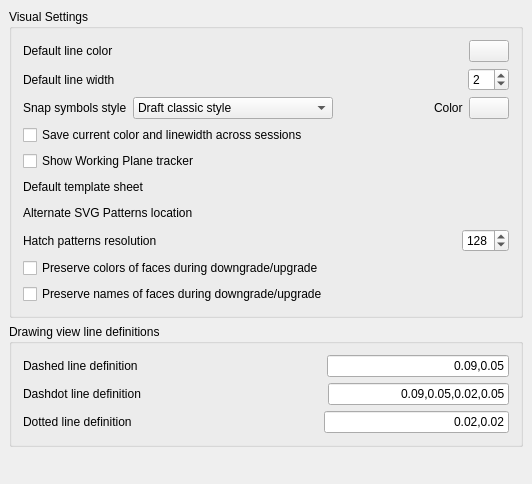
<?xml version="1.0" encoding="UTF-8"?>
<ui version="4.0">
 <class>Gui::Dialog::DlgSettingsDraft</class>
 <widget class="QWidget" name="Gui::Dialog::DlgSettingsDraft">
  <property name="geometry">
   <rect>
    <x>0</x>
    <y>0</y>
    <width>532</width>
    <height>484</height>
   </rect>
  </property>
  <property name="windowTitle">
   <string>Visual settings</string>
  </property>
  <layout class="QVBoxLayout">
   <property name="spacing">
    <number>6</number>
   </property>
   <property name="margin">
    <number>9</number>
   </property>
   <item>
    <widget class="QGroupBox" name="groupBox">
     <property name="title">
      <string>Visual Settings</string>
     </property>
     <layout class="QVBoxLayout" name="verticalLayout_2">
      <item>
       <layout class="QHBoxLayout" name="horizontalLayout_2">
        <item>
         <widget class="QLabel" name="label_2">
          <property name="text">
           <string>Default line color</string>
          </property>
         </widget>
        </item>
        <item>
         <spacer name="horizontalSpacer">
          <property name="orientation">
           <enum>Qt::Horizontal</enum>
          </property>
          <property name="sizeHint" stdset="0">
           <size>
            <width>40</width>
            <height>20</height>
           </size>
          </property>
         </spacer>
        </item>
        <item>
         <widget class="Gui::PrefColorButton" name="gui::prefcolorbutton">
          <property name="toolTip">
           <string>The default color for new objects</string>
          </property>
          <property name="color">
           <color>
            <red>0</red>
            <green>0</green>
            <blue>0</blue>
           </color>
          </property>
          <property name="prefEntry" stdset="0">
           <cstring>color</cstring>
          </property>
          <property name="prefPath" stdset="0">
           <cstring>Mod/Draft</cstring>
          </property>
         </widget>
        </item>
       </layout>
      </item>
      <item>
       <layout class="QHBoxLayout" name="horizontalLayout_7">
        <item>
         <widget class="QLabel" name="label_3">
          <property name="text">
           <string>Default line width</string>
          </property>
         </widget>
        </item>
        <item>
         <spacer name="horizontalSpacer_2">
          <property name="orientation">
           <enum>Qt::Horizontal</enum>
          </property>
          <property name="sizeHint" stdset="0">
           <size>
            <width>40</width>
            <height>20</height>
           </size>
          </property>
         </spacer>
        </item>
        <item>
         <widget class="Gui::PrefSpinBox" name="gui::prefspinbox">
          <property name="toolTip">
           <string>The default linewidth for new objects</string>
          </property>
          <property name="value">
           <number>2</number>
          </property>
          <property name="prefEntry" stdset="0">
           <cstring>linewidth</cstring>
          </property>
          <property name="prefPath" stdset="0">
           <cstring>Mod/Draft</cstring>
          </property>
         </widget>
        </item>
       </layout>
      </item>
      <item>
       <layout class="QHBoxLayout" name="horizontalLayout_3">
        <item>
         <widget class="QLabel" name="label_4">
          <property name="text">
           <string>Snap symbols style</string>
          </property>
         </widget>
        </item>
        <item>
         <widget class="Gui::PrefComboBox" name="gui::prefcombobox_2">
          <property name="minimumSize">
           <size>
            <width>200</width>
            <height>0</height>
           </size>
          </property>
          <property name="prefEntry" stdset="0">
           <cstring>snapStyle</cstring>
          </property>
          <property name="prefPath" stdset="0">
           <cstring>Mod/Draft</cstring>
          </property>
          <item>
           <property name="text">
            <string>Draft classic style</string>
           </property>
          </item>
          <item>
           <property name="text">
            <string>Bitsnpieces style</string>
           </property>
          </item>
         </widget>
        </item>
        <item>
         <spacer name="horizontalSpacer_4">
          <property name="orientation">
           <enum>Qt::Horizontal</enum>
          </property>
          <property name="sizeHint" stdset="0">
           <size>
            <width>40</width>
            <height>20</height>
           </size>
          </property>
         </spacer>
        </item>
        <item>
         <widget class="QLabel" name="label_8">
          <property name="text">
           <string>Color</string>
          </property>
         </widget>
        </item>
        <item>
         <widget class="Gui::PrefColorButton" name="gui::prefcolorbutton_2">
          <property name="toolTip">
           <string>The default color for snap symbols</string>
          </property>
          <property name="color">
           <color>
            <red>255</red>
            <green>255</green>
            <blue>255</blue>
           </color>
          </property>
          <property name="prefEntry" stdset="0">
           <cstring>snapcolor</cstring>
          </property>
          <property name="prefPath" stdset="0">
           <cstring>Mod/Draft</cstring>
          </property>
         </widget>
        </item>
       </layout>
      </item>
      <item>
       <layout class="QHBoxLayout" name="horizontalLayout_4">
        <item>
         <widget class="Gui::PrefCheckBox" name="gui::prefcheckbox">
          <property name="toolTip">
           <string>Check this if you want to use the color/linewidth from the toolbar as default</string>
          </property>
          <property name="text">
           <string>Save current color and linewidth across sessions</string>
          </property>
          <property name="prefEntry" stdset="0">
           <cstring>saveonexit</cstring>
          </property>
          <property name="prefPath" stdset="0">
           <cstring>Mod/Draft</cstring>
          </property>
         </widget>
        </item>
       </layout>
      </item>
      <item>
       <layout class="QHBoxLayout" name="horizontalLayout_12">
        <item>
         <widget class="Gui::PrefCheckBox" name="gui::prefcheckbox_11">
          <property name="toolTip">
           <string>If checked, a widget indicating the current working plane orientation appears during drawing operations</string>
          </property>
          <property name="text">
           <string>Show Working Plane tracker</string>
          </property>
          <property name="prefEntry" stdset="0">
           <cstring>showPlaneTracker</cstring>
          </property>
          <property name="prefPath" stdset="0">
           <cstring>Mod/Draft</cstring>
          </property>
         </widget>
        </item>
       </layout>
      </item>
      <item>
       <layout class="QHBoxLayout" name="horizontalLayout_11">
        <item>
         <widget class="QLabel" name="label_11">
          <property name="text">
           <string>Default template sheet</string>
          </property>
         </widget>
        </item>
        <item>
         <spacer name="horizontalSpacer_11">
          <property name="orientation">
           <enum>Qt::Horizontal</enum>
          </property>
          <property name="sizeHint" stdset="0">
           <size>
            <width>40</width>
            <height>20</height>
           </size>
          </property>
         </spacer>
        </item>
        <item>
         <widget class="Gui::PrefFileChooser" name="gui::preffilechooser_2">
          <property name="minimumSize">
           <size>
            <width>300</width>
            <height>0</height>
           </size>
          </property>
          <property name="toolTip">
           <string>The default template to use when creating a new drawing sheet</string>
          </property>
          <property name="prefEntry" stdset="0">
           <cstring>template</cstring>
          </property>
          <property name="prefPath" stdset="0">
           <cstring>Mod/Draft</cstring>
          </property>
         </widget>
        </item>
       </layout>
      </item>
      <item>
       <layout class="QHBoxLayout" name="horizontalLayout">
        <item>
         <widget class="QLabel" name="label_13">
          <property name="text">
           <string>Alternate SVG Patterns location</string>
          </property>
         </widget>
        </item>
        <item>
         <spacer name="horizontalSpacer_10">
          <property name="orientation">
           <enum>Qt::Horizontal</enum>
          </property>
          <property name="sizeHint" stdset="0">
           <size>
            <width>40</width>
            <height>20</height>
           </size>
          </property>
         </spacer>
        </item>
        <item>
         <widget class="Gui::PrefFileChooser" name="gui::preffilechooser_3">
          <property name="minimumSize">
           <size>
            <width>300</width>
            <height>0</height>
           </size>
          </property>
          <property name="toolTip">
           <string>Here you can specify a directory containing SVG files containing &lt;pattern&gt; definitions that can be added to the standard Draft hatch patterns</string>
          </property>
          <property name="prefEntry" stdset="0">
           <cstring>patternFile</cstring>
          </property>
          <property name="prefPath" stdset="0">
           <cstring>Mod/Draft</cstring>
          </property>
         </widget>
        </item>
       </layout>
      </item>
      <item>
       <layout class="QHBoxLayout" name="horizontalLayout_18">
        <item>
         <widget class="QLabel" name="label_7">
          <property name="text">
           <string>Hatch patterns resolution</string>
          </property>
         </widget>
        </item>
        <item>
         <spacer name="horizontalSpacer_12">
          <property name="orientation">
           <enum>Qt::Horizontal</enum>
          </property>
          <property name="sizeHint" stdset="0">
           <size>
            <width>40</width>
            <height>20</height>
           </size>
          </property>
         </spacer>
        </item>
        <item>
         <widget class="Gui::PrefSpinBox" name="gui::prefspinbox_2">
          <property name="maximum">
           <number>512</number>
          </property>
          <property name="value">
           <number>128</number>
          </property>
          <property name="prefEntry" stdset="0">
           <cstring>HatchPatternResolution</cstring>
          </property>
          <property name="prefPath" stdset="0">
           <cstring>Mod/Draft</cstring>
          </property>
         </widget>
        </item>
       </layout>
      </item>
      <item>
       <layout class="QHBoxLayout" name="horizontalLayout_4">
        <item>
         <widget class="Gui::PrefCheckBox" name="gui::prefcheckbox">
          <property name="toolTip">
           <string>Check this if you want to preserve colors of faces while doing downgrade and upgrade (splitFaces and makeShell only)</string>
          </property>
          <property name="text">
           <string>Preserve colors of faces during downgrade/upgrade</string>
          </property>
          <property name="prefEntry" stdset="0">
           <cstring>preserveFaceColor</cstring>
          </property>
          <property name="prefPath" stdset="0">
           <cstring>Mod/Draft</cstring>
          </property>
         </widget>
        </item>
       </layout>
      </item>
      <item>
       <layout class="QHBoxLayout" name="horizontalLayout_4">
        <item>
         <widget class="Gui::PrefCheckBox" name="gui::prefcheckbox">
          <property name="toolTip">
           <string>Check this if you want the face names to derive from the originating object name and vice versa while doing downgrade/upgrade (splitFaces and makeShell only)</string>
          </property>
          <property name="text">
           <string>Preserve names of faces during downgrade/upgrade</string>
          </property>
          <property name="prefEntry" stdset="0">
           <cstring>preserveFaceNames</cstring>
          </property>
          <property name="prefPath" stdset="0">
           <cstring>Mod/Draft</cstring>
          </property>
         </widget>
        </item>
       </layout>
      </item>
     </layout>
    </widget>
   </item>
   <item>
    <widget class="QGroupBox" name="groupBox_3">
     <property name="title">
      <string>Drawing view line definitions</string>
     </property>
     <layout class="QVBoxLayout" name="verticalLayout_3">
      <item>
       <layout class="QHBoxLayout" name="horizontalLayout_8">
        <item>
         <widget class="QLabel" name="label_15">
          <property name="text">
           <string>Dashed line definition</string>
          </property>
         </widget>
        </item>
        <item>
         <spacer name="horizontalSpacer_7">
          <property name="orientation">
           <enum>Qt::Horizontal</enum>
          </property>
          <property name="sizeHint" stdset="0">
           <size>
            <width>40</width>
            <height>20</height>
           </size>
          </property>
         </spacer>
        </item>
        <item>
         <widget class="Gui::PrefLineEdit" name="lineEdit">
          <property name="toolTip">
           <string>An SVG linestyle definition</string>
          </property>
          <property name="text">
           <string>0.09,0.05</string>
          </property>
          <property name="alignment">
           <set>Qt::AlignRight|Qt::AlignTrailing|Qt::AlignVCenter</set>
          </property>
          <property name="prefEntry" stdset="0">
           <cstring>svgDashedLine</cstring>
          </property>
          <property name="prefPath" stdset="0">
           <cstring>Mod/Draft</cstring>
          </property>
         </widget>
        </item>
       </layout>
      </item>
      <item>
       <layout class="QHBoxLayout" name="horizontalLayout_10">
        <item>
         <widget class="QLabel" name="label_16">
          <property name="text">
           <string>Dashdot line definition</string>
          </property>
         </widget>
        </item>
        <item>
         <spacer name="horizontalSpacer_8">
          <property name="orientation">
           <enum>Qt::Horizontal</enum>
          </property>
          <property name="sizeHint" stdset="0">
           <size>
            <width>40</width>
            <height>20</height>
           </size>
          </property>
         </spacer>
        </item>
        <item>
         <widget class="Gui::PrefLineEdit" name="lineEdit_2">
          <property name="toolTip">
           <string>An SVG linestyle definition</string>
          </property>
          <property name="text">
           <string>0.09,0.05,0.02,0.05</string>
          </property>
          <property name="alignment">
           <set>Qt::AlignRight|Qt::AlignTrailing|Qt::AlignVCenter</set>
          </property>
          <property name="prefEntry" stdset="0">
           <cstring>svgDashdotLine</cstring>
          </property>
          <property name="prefPath" stdset="0">
           <cstring>Mod/Draft</cstring>
          </property>
         </widget>
        </item>
       </layout>
      </item>
      <item>
       <layout class="QHBoxLayout" name="horizontalLayout_13">
        <item>
         <widget class="QLabel" name="label_22">
          <property name="text">
           <string>Dotted line definition</string>
          </property>
         </widget>
        </item>
        <item>
         <spacer name="horizontalSpacer_14">
          <property name="orientation">
           <enum>Qt::Horizontal</enum>
          </property>
          <property name="sizeHint" stdset="0">
           <size>
            <width>40</width>
            <height>20</height>
           </size>
          </property>
         </spacer>
        </item>
        <item>
         <widget class="Gui::PrefLineEdit" name="lineEdit_3">
          <property name="toolTip">
           <string>An SVG linestyle definition</string>
          </property>
          <property name="text">
           <string>0.02,0.02</string>
          </property>
          <property name="alignment">
           <set>Qt::AlignRight|Qt::AlignTrailing|Qt::AlignVCenter</set>
          </property>
          <property name="prefEntry" stdset="0">
           <cstring>svgDottedLine</cstring>
          </property>
          <property name="prefPath" stdset="0">
           <cstring>Mod/Draft</cstring>
          </property>
         </widget>
        </item>
       </layout>
      </item>
     </layout>
    </widget>
   </item>
   <item>
    <spacer name="verticalSpacer">
     <property name="orientation">
      <enum>Qt::Vertical</enum>
     </property>
     <property name="sizeHint" stdset="0">
      <size>
       <width>20</width>
       <height>40</height>
      </size>
     </property>
    </spacer>
   </item>
  </layout>
 </widget>
 <layoutdefault spacing="6" margin="11"/>
 <pixmapfunction>qPixmapFromMimeSource</pixmapfunction>
 <customwidgets>
  <customwidget>
   <class>Gui::FileChooser</class>
   <extends>QWidget</extends>
   <header>Gui/FileDialog.h</header>
  </customwidget>
  <customwidget>
   <class>Gui::ColorButton</class>
   <extends>QPushButton</extends>
   <header>Gui/Widgets.h</header>
  </customwidget>
  <customwidget>
   <class>Gui::PrefFileChooser</class>
   <extends>Gui::FileChooser</extends>
   <header>Gui/PrefWidgets.h</header>
  </customwidget>
  <customwidget>
   <class>Gui::PrefSpinBox</class>
   <extends>QSpinBox</extends>
   <header>Gui/PrefWidgets.h</header>
  </customwidget>
  <customwidget>
   <class>Gui::PrefColorButton</class>
   <extends>Gui::ColorButton</extends>
   <header>Gui/PrefWidgets.h</header>
  </customwidget>
  <customwidget>
   <class>Gui::PrefCheckBox</class>
   <extends>QCheckBox</extends>
   <header>Gui/PrefWidgets.h</header>
  </customwidget>
  <customwidget>
   <class>Gui::PrefComboBox</class>
   <extends>QComboBox</extends>
   <header>Gui/PrefWidgets.h</header>
  </customwidget>
  <customwidget>
   <class>Gui::PrefLineEdit</class>
   <extends>QLineEdit</extends>
   <header>Gui/PrefWidgets.h</header>
  </customwidget>
 </customwidgets>
 <resources/>
 <connections/>
</ui>
